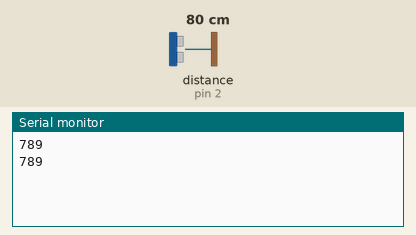
Simulated run of this sketch. Board: Arduino Uno, built with avr-gcc and run on an emulated ATmega328P. On the bench: the last lines printed to the serial monitor. Wiring (inferred from the names in the program): ultrasonic range finder: trigger pin 3; echo pin 2. The test bench sets the inputs (shaded band); at power-on: distance to the obstacle (sensor on pin 2) 80 cm. The echo pulse lasts 58.3 µs per cm.

Above: at 2.8 s.
2.9 s: distance to the obstacle (sensor on pin 2) set to 2 cm
At 5.0 s:
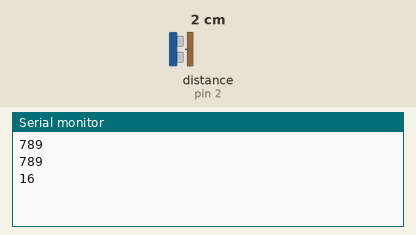
5.6 s: distance to the obstacle (sensor on pin 2) set to 4 cm
At 6.6 s:
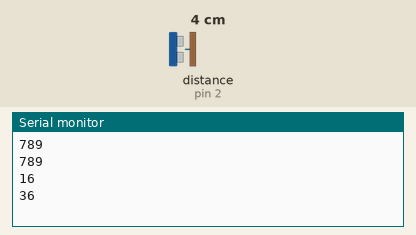
Timing chart, 0 to 8.6 s (numbered marks = the images above; inputs shaded):
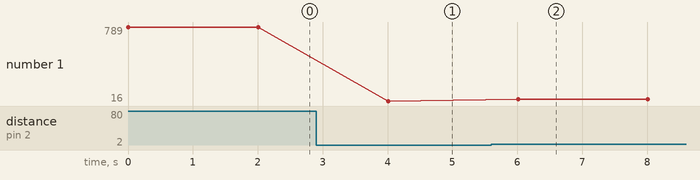

Measured:
- after the input at 2.9 s, the serial monitor: prints a new line after 1.1 s (image 1)
- after the input at 5.6 s, the serial monitor: prints a new line after 0.41 s (image 2)
- plotted number 1: 789 → 16 after the input at 2.9 s, 16 → 36 after the input at 5.6 s

The sketch:

ultrasonik.ino
```cpp
#define echoPin 2
#define trigPin 3

long duration;
int distance;

void setup()
{
  pinMode(trigPin, OUTPUT);
  pinMode(echoPin, INPUT);
  Serial.begin(9600);
}

void loop()
{
  digitalWrite(trigPin, LOW);
  delayMicroseconds(2);
  digitalWrite(trigPin, HIGH);
  delayMicroseconds(10);
  digitalWrite(trigPin, LOW);
  duration = pulseIn(echoPin, HIGH);
  distance = duration * 0.34 / 2;
  Serial.print((String) distance + "\n");

  delay (2000);
}
```
